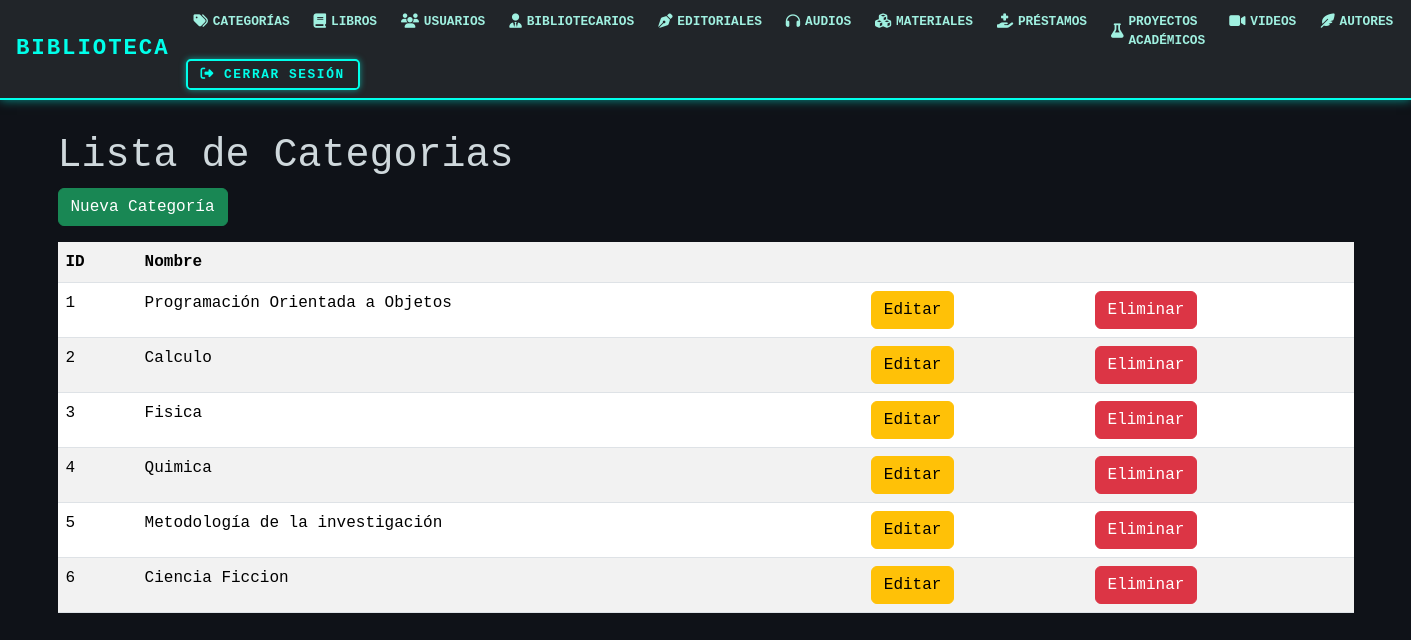
Before: /categorias/ with the older database file.
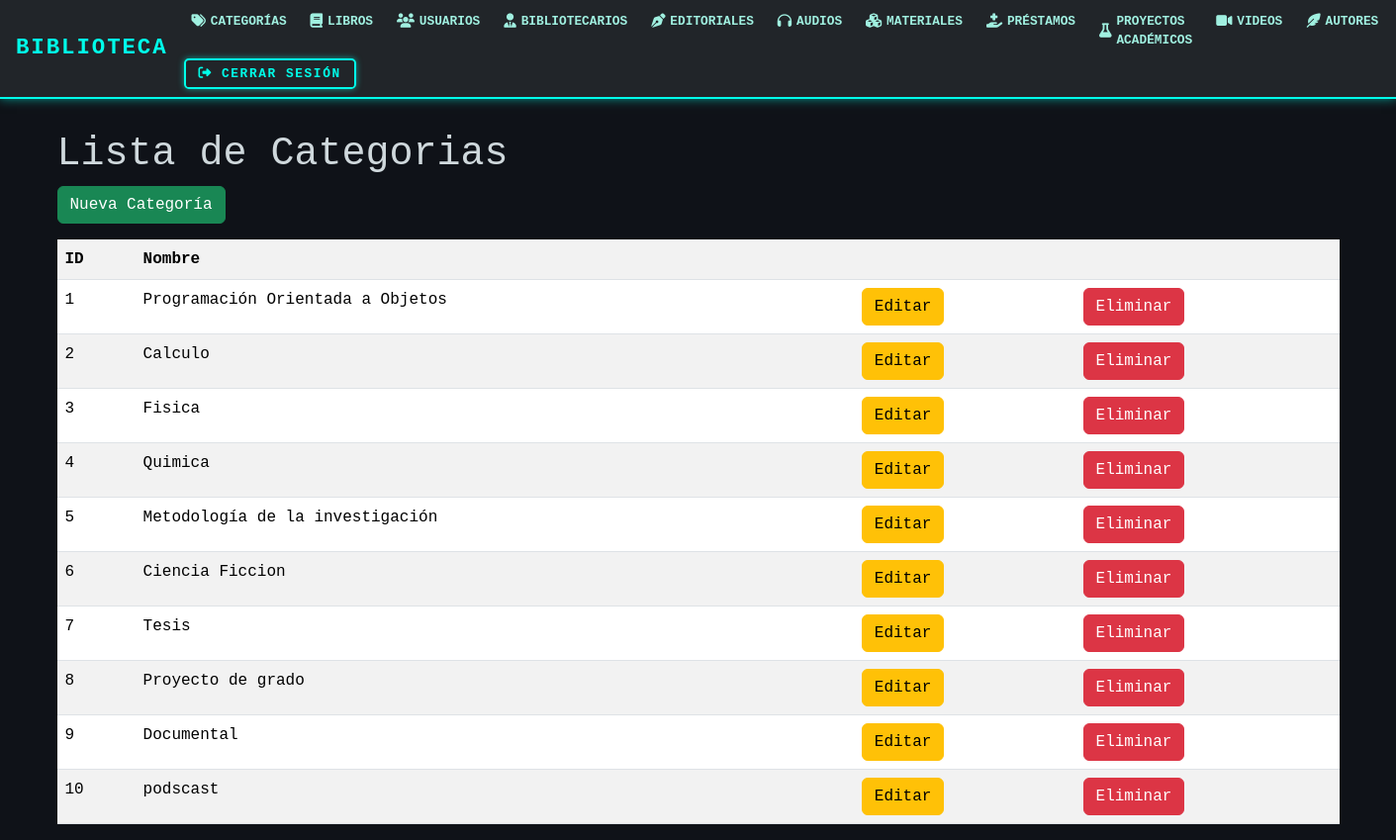
After: the same page with the newer database file.
### models/categoria_model.py (models this page shows, shortened)
class Categoria(db.Model):
    __tablename__ = "categoria"
    id_cat = db.Column(db.Integer, primary_key=True)
    nombre = db.Column(db.String(50), nullable=False)
    materiales = db.relationship('Material', back_populates='categoria')
    @staticmethod
    def get_all():
        return Categoria.query.all()

### controllers/categoria_controllers.py (the view)
@categoria_bp.route("/")
def index():
    categorias = Categoria.get_all()
    return categoria_view.list(categorias)

### views/categoria_view.py (called while the page is built)
def list(categorias):
    return render_template('categorias/index.html', categorias=categorias)

### templates/categorias/index.html (shortened to what this page needs)
{% extends 'base.html' %}
{% block content %}
<h1>Lista de Categorias</h1>
<a href="{{url_for('categoria.create')}}" class="btn btn-success mb-3">Nueva Categoría</a>
<table class="table table-striped">
    <tr>
        <th>ID</th>
        <th>Nombre</th>
        <th></th>
        <th></th>
    </tr>
    {% for item in categorias %}
    <tr>
        <td>{{item.id_cat}}</td>
        <td>{{item.nombre}}</td>
        <td>
            <a href="{{url_for('categoria.edit',id_cat=item.id_cat)}}" class="btn btn-warning">Editar</a>
        </td>
        <td>
            <a href="{{url_for('categoria.delete',id_cat=item.id_cat)}}" class="btn btn-danger">Eliminar</a>
        </td>
    </tr>
    {% endfor %}
</table>
{% endblock %}

Changed rows visible on the page:
added Categoria: id_cat "7", nombre "Tesis"
added Categoria: id_cat "8", nombre "Proyecto de grado"
added Categoria: id_cat "9", nombre "Documental"
added Categoria: id_cat "10", nombre "podscast"
